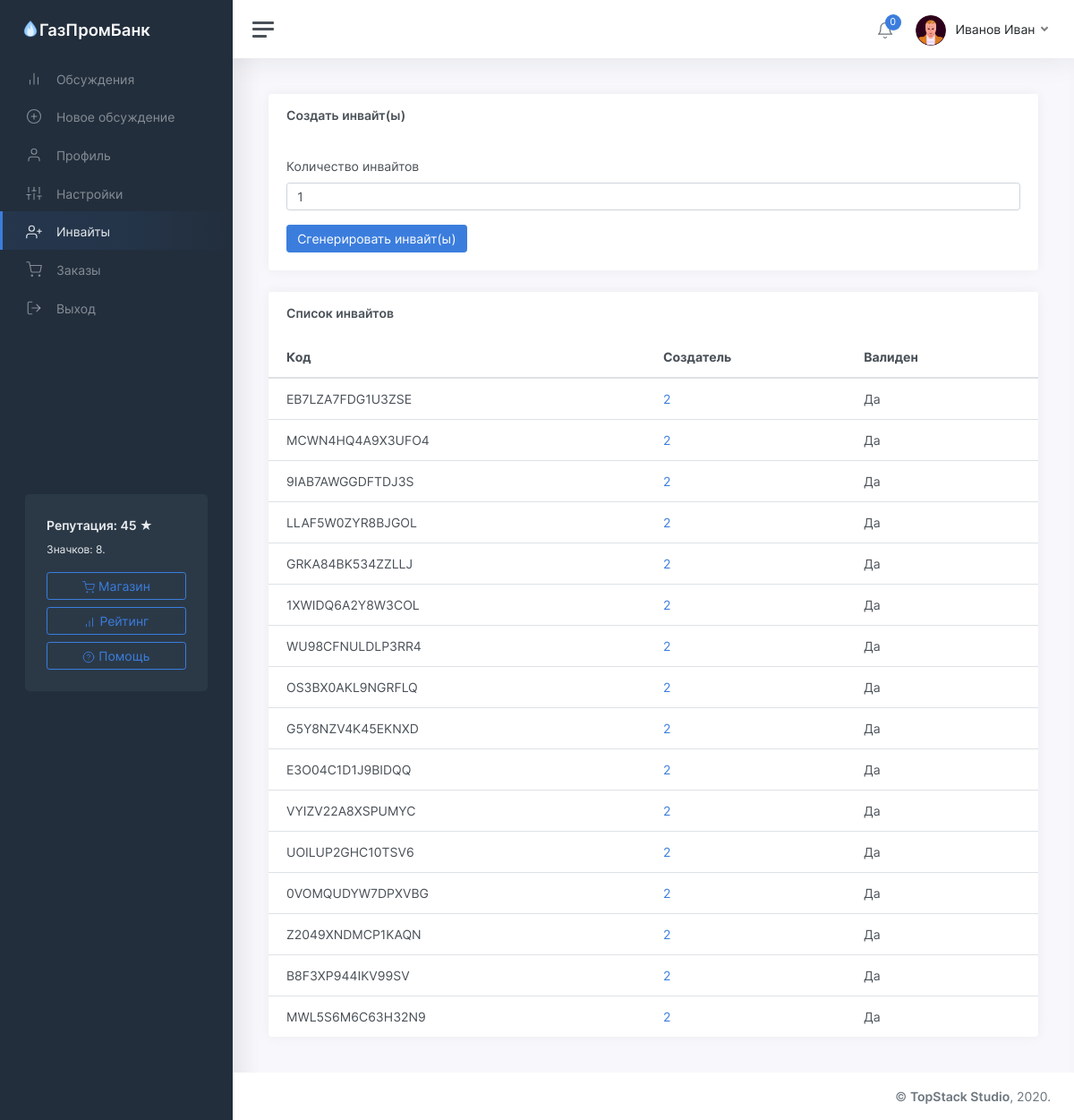
/invite (signed in), run on an earlier commit of the app's database.
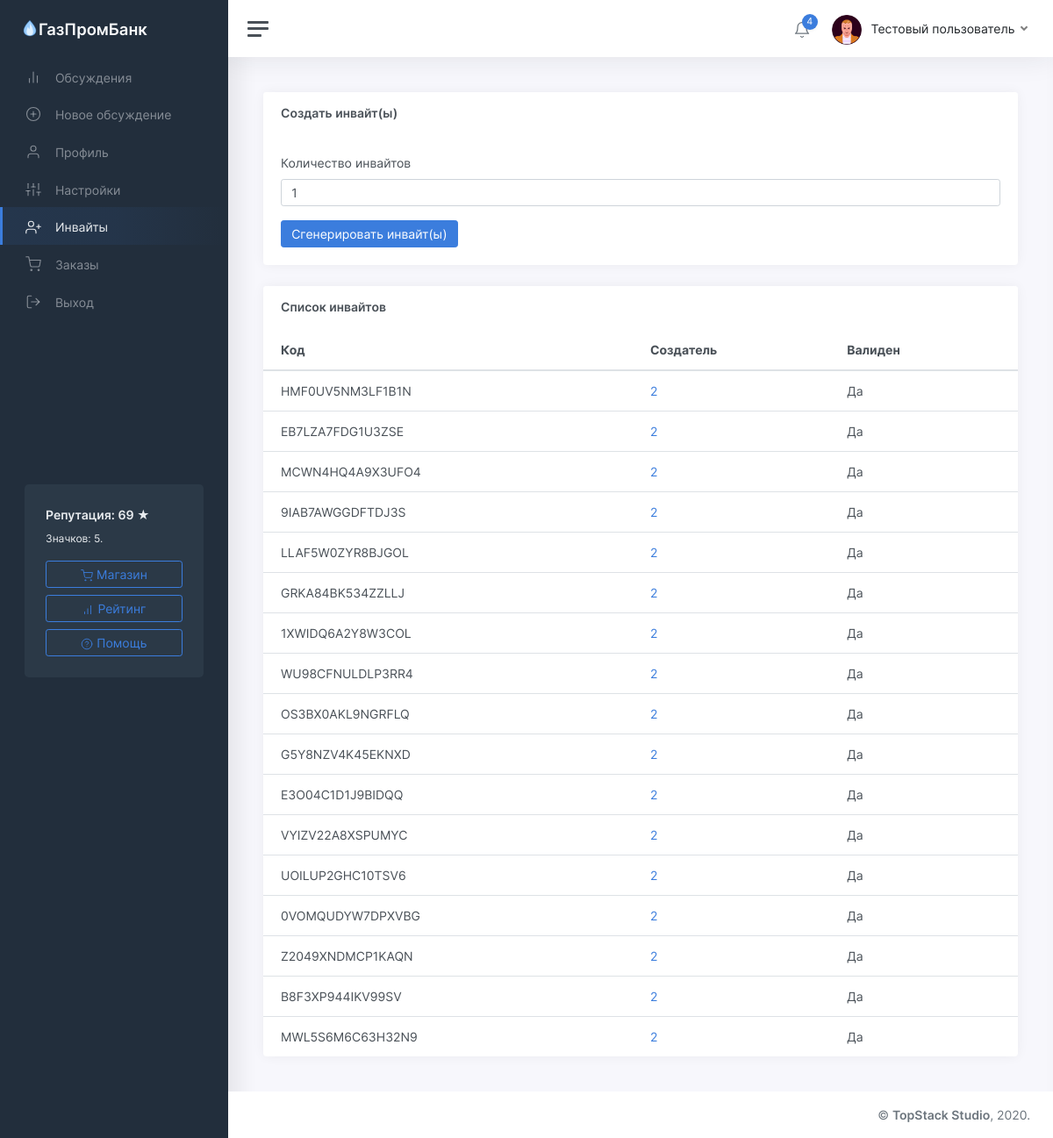
And on a later commit of the database.
### tables this page shows
CREATE TABLE "users" (
	"id"	INTEGER NOT NULL UNIQUE,
	"password"	TEXT NOT NULL,
	"email"	TEXT NOT NULL UNIQUE,
	"status"	TEXT NOT NULL,
	"rating"	INTEGER NOT NULL,
	"moderator"	INTEGER,
	"blocked"	INTEGER,
	"description"	TEXT,
	"name"	TEXT NOT NULL,
	"avatar"	INTEGER,
	"badges"	TEXT,
	"department"	TEXT,
	"unit"	TEXT,
	PRIMARY KEY("id")
);

CREATE TABLE "invites" (
	"code"	TEXT NOT NULL UNIQUE,
	"owner"	INTEGER NOT NULL,
	"valid"	INTEGER NOT NULL,
	PRIMARY KEY("code")
);

### app/views.py (the view)
@app.route('/invite')
def viewInvites():
	user = getUser(session['id'])
	if not user['moderator']:
		redirect('/threads?from=not_found')
	return render_template('invites.html', user=user, invites=getInvites(), success=request.args.get('success'))

### app/functions.py (called while the page is built)
def getInvites():
	conn = sqlite3.connect(db_path)
	conn.row_factory = sqlite3.Row
	cursor = conn.cursor()
	cursor.execute('SELECT * FROM invites')
	codes = cursor.fetchall()
	codes.reverse()
	return codes

def getUser(identifier):
	conn = sqlite3.connect(db_path)
	conn.row_factory = sqlite3.Row
	cursor = conn.cursor()
	cursor.execute('SELECT * FROM users where id="%s"' % identifier)
	user = cursor.fetchone()
	if user:
		user = dict(user)
		user['badges'] = json.loads(user['badges'])
		user['notifications'] = getNotifications(identifier)
	return user

def fromTimestamp(timestamp):
	return datetime.utcfromtimestamp(timestamp + 3600 * 3).strftime('%d.%m.%Y %H:%M')

def getNotifications(user_id):
	conn = sqlite3.connect(db_path)
	conn.row_factory = sqlite3.Row
	cursor = conn.cursor()
	cursor.execute('SELECT * FROM notifications WHERE owner=%s' % user_id)
	notifications = cursor.fetchall()
	for x in range(len(notifications)):
		notifications[x] = dict(notifications[x])
		notifications[x]['date'] = fromTimestamp(notifications[x]['date'])
	notifications.reverse()
	return notifications

### templates/invites.html (shortened to what the changed rows need)
<!DOCTYPE html>
<html lang="ru">
	<head>
		<link href="/static/css/app.css" rel="stylesheet">
	</head>
	<body>
		<div class="wrapper">
			<nav id="sidebar" class="sidebar">
				<div class="sidebar-content js-simplebar">
					<div class="sidebar-cta">
						<div class="sidebar-cta-content">
							<strong class="d-inline-block mb-2">Репутация: {{user.rating}} &#9733;</strong>
							<div class="mb-3 text-sm">
								Значков: {{user.badges.__len__()}}.
							</div>
							<a href="/shop" class="btn btn-outline-primary btn-block"><i data-feather="shopping-cart"></i> Магазин</a>
							<a href="/rating" class="btn btn-outline-primary btn-block"><i data-feather="bar-chart"></i> Рейтинг</a>
							<a href="/help" class="btn btn-outline-primary btn-block"><i data-feather="help-circle"></i> Помощь</a>
						</div>
					</div>
				</div>
			</nav>
			<div class="main">
				<nav class="navbar navbar-expand navbar-light navbar-bg">
					<div class="navbar-collapse collapse">
						<ul class="navbar-nav navbar-align">
							<li class="nav-item dropdown">
								<a class="nav-icon dropdown-toggle" href="#" id="alertsDropdown" data-toggle="dropdown">
									<div class="position-relative">
										<i class="align-middle" data-feather="bell"></i>
										<span class="indicator">{{user.notifications.__len__()}}</span>
									</div>
								</a>
							</li>
							<li class="nav-item dropdown">
								<a class="nav-link dropdown-toggle d-none d-sm-inline-block" href="#" data-toggle="dropdown">
								<img src="/static/img/avatars/{{user.avatar}}.png" class="avatar img-fluid rounded mr-1"/> <span class="text-dark">{{user.name}}</span>
								</a>
							</li>
						</ul>
					</div>
				</nav>
				<main class="content">
					<div class="container-fluid p-0">
						<div class="row">
							<div class="col-12 col-lg-12 col-xxl-9 d-flex">
								<div class="card flex-fill">
									<table class="table table-hover my-0">
										{% if invites %}
											<thead>
												<tr>
													<th>Код</th>
													<th>Создатель</th>
													<th>Валиден</th>
												</tr>
											</thead>
											<tbody>
												{% for invite in invites %}
													<tr>
														<td>{{invite.code}}</td>
														<td><a href="/profile/{{invite.owner}}">{{invite.owner}}</a></td>
														<td>{% if invite.valid %}Да{% else %}Нет{% endif %}</td>
													</tr>
												{% endfor %}
											</tbody>
										{% endif %}
									</table>
								</div>
							</div>
						</div>
					</div>
				</main>
			</div>
		</div>
	</body>
</html>

What changed in the data, as far as the page shows it:
changed users: rating "45" → "69"; name "Иванов Иван" → "Тестовый пользователь"
added invites: code "HMF0UV5NM3LF1B1N", owner "2", valid "Да"
Also different on the page:
{{ user.badges.__len__() }}: "8" → "5"
{{ user.notifications.__len__() }}: "0" → "4"
